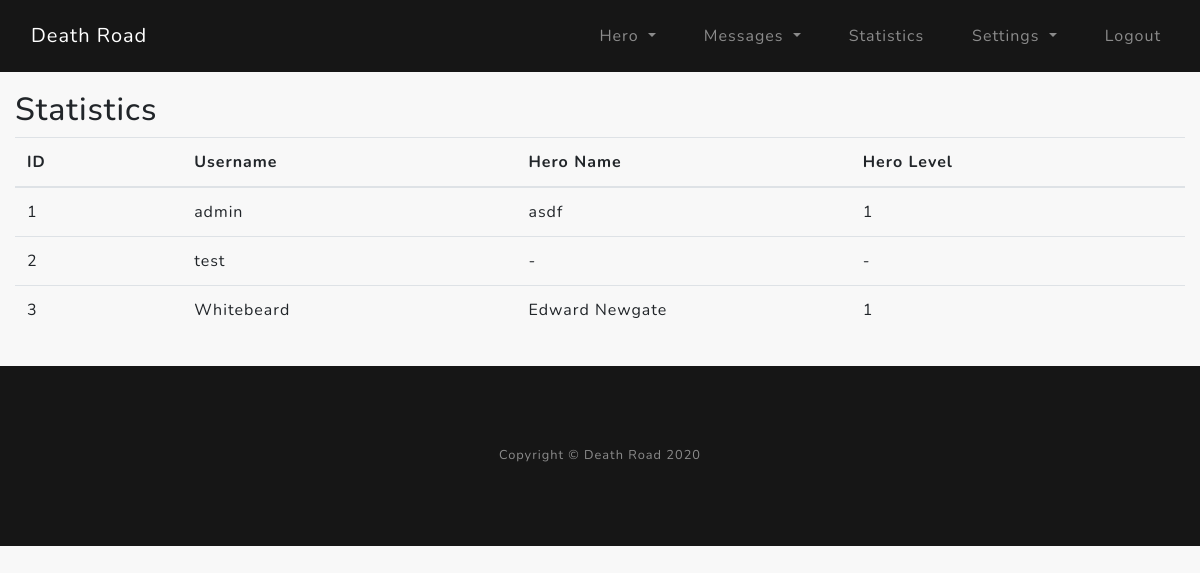
The app's page /statistics (signed in), older data.
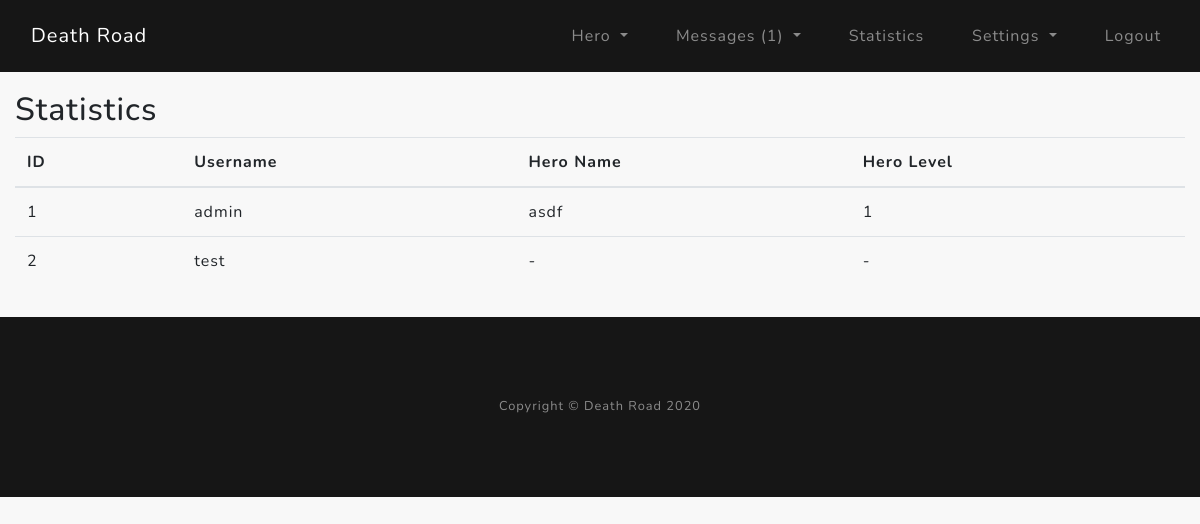
The same page, newer data.
### core/models.py (models this page shows)
class User(db.Model, UserMixin):
    __tablename__ = "user"
    id = Column(Integer, primary_key=True)  # User ID
    username = Column(String(32), unique=True, nullable=False)  # Username used in registration
    email = Column(String(120), unique=True, nullable=False)  # Email for registration
    password = Column(String(60), nullable=False)  # hashed password
    hidemail = Column(Boolean, nullable=True)  # 0/1 Hide/Show email in public profile
    msg_per_page = Column(Integer, nullable=False)  # get how many messages to show on inbox/outbox page

class Hero(db.Model):
    __tablename__ = "hero"
    acc_id = Column(Integer, primary_key=True)  # hero id connected to account id
    name = Column(String(16), unique=True)  # name of the hero
    gender = Column(Boolean)  # 0 - male / 1 - female
    date_created = Column(DateTime)  # date created the hero
    level = Column(Integer)  # current level of the hero
    current_exp = Column(Integer)  # current experience of hero
    next_lvl_exp = Column(Integer)  # exp needed for next level
    hp = Column(Integer)  # current hero health HP
    hp_max = Column(Integer)  # current hero health HP
    hp_regen_rate = Column(Integer)  # hp regeneration per second
    hp_check_regen = Column(DateTime)  # used to calculate the regenerated hp over time
    alive = Column(Integer)  # Check if hero is Death (0), Reviving (1), Alive (2)
    death_check = Column(DateTime)  # Time when the hero was revived
    attack_point = Column(Integer)  # attack points needed to calculate damage

### core/statistics/routes.py (the view)
@stats.route("/statistics")
@login_required
def statistics():
    stats = db.session.query(User, Hero).outerjoin(Hero, User.id == Hero.acc_id)
    get_unread_msgs = unread_msgs(current_user.username)
    return render_template("statistics.html", stats=stats, get_unread_msgs=get_unread_msgs)

### core/models.py (called while the page is built)
@login_manager.user_loader
def load_user(user_id):
    return User.query.get(int(user_id))

### core/utils/unread_msgs.py (called while the page is built)
def unread_msgs(current_acc_uname):
    gum = Messages.query.filter_by(recipient=current_acc_uname, del_in=False, seen=False).count()
    return gum

### core/templates/statistics.html
{% extends "layout.html" %}
{% block content %}
<section class="statistics-section">
    <div class="container py-3">
        <div class="row">
            <div class="col-lg">
                <h2>Statistics</h2>
                <table class="table table-hover">
                    <thead style="font-weight: bold">
                        <tr>
                            <th class="col-md-1">ID</th>
                            <th class="col-sm-2">Username</th>
                            <th class="col-sm-2">Hero Name</th>
                            <th class="col-sm-2">Hero Level</th>
                        </tr>
                    </thead>
                    <tbody>
                    {% for stat in stats %}
                        <tr>
                            <td>{{ stat[0].id }}</td>
                            <td>{{ stat[0].username }}</td>
                        {% if stat[1] == None %}
                            <td>-</td>
                            <td>-</td>
                        {% else %}
                            <td>{{ stat[1].name }}</td>
                            <td>{{ stat[1].level }}</td>
                        {% endif %}
                        </tr>
                    {% endfor %}
                    </tbody>
                </table>
            </div>
        </div>
    </div>
</section>
{% endblock %}

### core/templates/layout.html (shortened to what this page needs)
<!DOCTYPE html>
<html lang="en">
<head>
    <link rel="stylesheet" href="https://stackpath.bootstrapcdn.com/bootstrap/4.4.1/css/bootstrap.min.css">
    <link href="https://cdnjs.cloudflare.com/ajax/libs/normalize/8.0.1/normalize.css" rel="stylesheet" type="text/css">
    <link href="{{ url_for('static', filename='custom-style.css') }}" rel="stylesheet" type="text/css">
</head>
<body id="page-top">
    <nav class="navbar navbar-expand-md navbar-dark bg-black fixed-top py-3" id="mainNav">
        <div class="container">
            <a class="navbar-brand js-scroll-trigger" href="{{ url_for('main.home') }}">Death Road</a>
            <div class="collapse navbar-collapse" id="navbarResponsive">
                <ul class="navbar-nav ml-auto">
                    {% if current_user.is_authenticated %}
                        <li class="nav-item dropdown">
                            <a class="nav-link dropdown-toggle" href="#" id="heroDropdown" role="button" data-toggle="dropdown" aria-haspopup="true" aria-expanded="false">
                                Hero
                            </a>
                        </li>
                        <li class="nav-item dropdown">
                            <a class="nav-link dropdown-toggle" href="#" id="messagesDropdown" role="button" data-toggle="dropdown" aria-haspopup="true" aria-expanded="false">
                                Messages {% if get_unread_msgs > 0 %}({{ get_unread_msgs }}){% endif %}
                            </a>
                        </li>
                        <li class="nav-item">
                            <a class="nav-link js-scroll-trigger" href="{{ url_for('stats.statistics') }}">Statistics</a>
                        </li>
                        <li class="nav-item dropdown">
                            <a class="nav-link dropdown-toggle" href="#" id="settingsDropdown" role="button" data-toggle="dropdown" aria-haspopup="true" aria-expanded="false">
                                Settings
                            </a>
                        </li>
                        <li class="nav-item">
                            <a class="nav-link js-scroll-trigger" href="{{ url_for('users.logout') }}">Logout</a>
                        </li>
                    {% endif %}
                </ul>
            </div>
        </div>
    </nav>
    {% block content %}{% endblock %}
    <footer class="bg-black small text-center text-white-50">
        <div class="container">
            Copyright &copy; Death Road 2020
        </div>
    </footer>
</body>
</html>

### core/static/custom-style.css (style rules this page uses)
html, body { scroll-behavior: smooth; }
body { font-family: 'Nunito'; letter-spacing: 0.0625em; background-color: #f8f8f8; }
a { color: #64a19d; }
.bg-black { background-color: #161616 !important; }
@media (min-width: 1000px) { .container { max-width: 1600px; } }
.navbar ul li { margin-left: 32px; }
footer { padding: 5rem 0; }
.statistics-section { margin: 75px 0 0 0; }

Row changes from the older to the newer data that the page shows:
removed User: id "3", username "Whitebeard", name "Edward Newgate", level "1"
Text that changed along with them:
{{ get_unread_msgs }}: (not shown) → "1"
